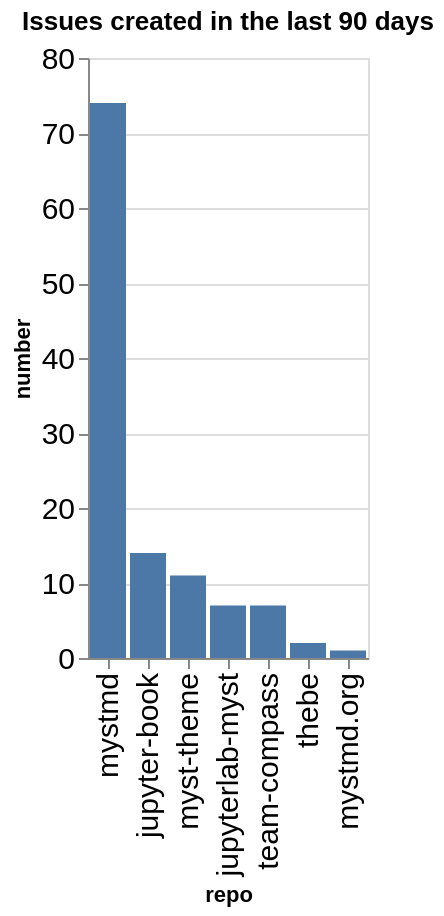

Notebook cell for this chart:
### Code cell
created_counts = created.groupby(['org', 'repo']).count()['number'].reset_index()
created_counts['org/repo'] = created_counts.apply(lambda a: a['org'] + '/' + a['repo'], axis=1)
sorted_vals = created_counts.sort_values(['org', 'number'], ascending=False)['repo'].values
alt.Chart(data=created_counts, title=f"Issues created in the last {n_days} days").mark_bar().encode(
    x=alt.X('repo', sort=alt.Sort(sorted_vals.tolist())),
    y='number',
)

### Figure 1 — Vega-Lite specification as saved in the notebook (floating-point values rounded to 4 significant figures)
{"config": {"axisLeft": {"labelFontSize": 15}, "axisBottom": {"labelFontSize": 15}}, "data": {"name": "data-3736a1c8b76927b8d7cf7459950b7929"}, "mark": {"type": "bar"}, "encoding": {"x": {"field": "repo", "sort": ["mystmd", "jupyter-book", "myst-theme", "jupyterlab-myst", "team-compass", "thebe", "mystmd.org"], "type": "nominal"}, "y": {"field": "number", "type": "quantitative"}}, "title": "Issues created in the last 90 days", "$schema": "https://vega.github.io/schema/vega-lite/v5.20.1.json", "datasets": {"data-3736a1c8b76927b8d7cf7459950b7929": [{"org": "jupyter-book", "repo": "jupyter-book", "number": 14, "org/repo": "jupyter-book/jupyter-book"}, {"org": "jupyter-book", "repo": "jupyterlab-myst", "number": 7, "org/repo": "jupyter-book/jupyterlab-myst"}, {"org": "jupyter-book", "repo": "myst-theme", "number": 11, "org/repo": "jupyter-book/myst-theme"}, {"org": "jupyter-book", "repo": "mystmd", "number": 74, "org/repo": "jupyter-book/mystmd"}, {"org": "jupyter-book", "repo": "mystmd.org", "number": 1, "org/repo": "jupyter-book/mystmd.org"}, {"org": "jupyter-book", "repo": "team-compass", "number": 7, "org/repo": "jupyter-book/team-compass"}, {"org": "jupyter-book", "repo": "thebe", "number": 2, "org/repo": "jupyter-book/thebe"}]}}
